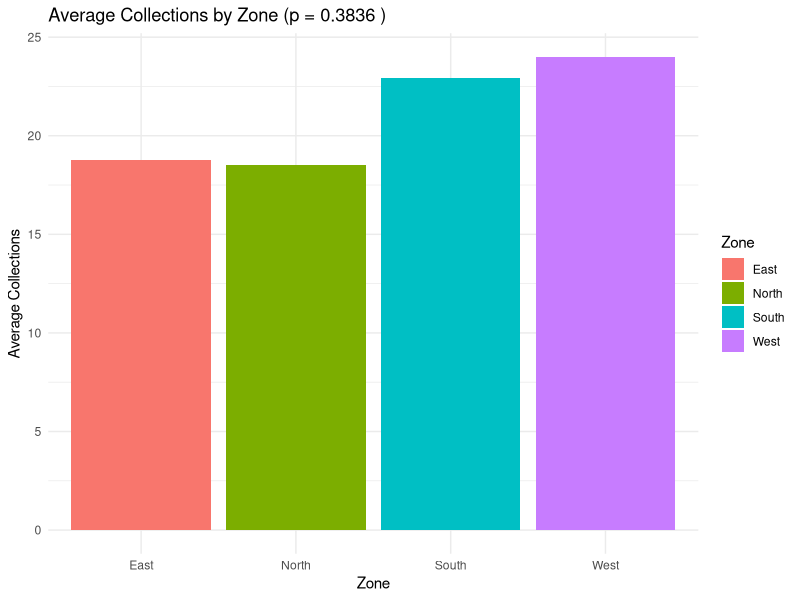
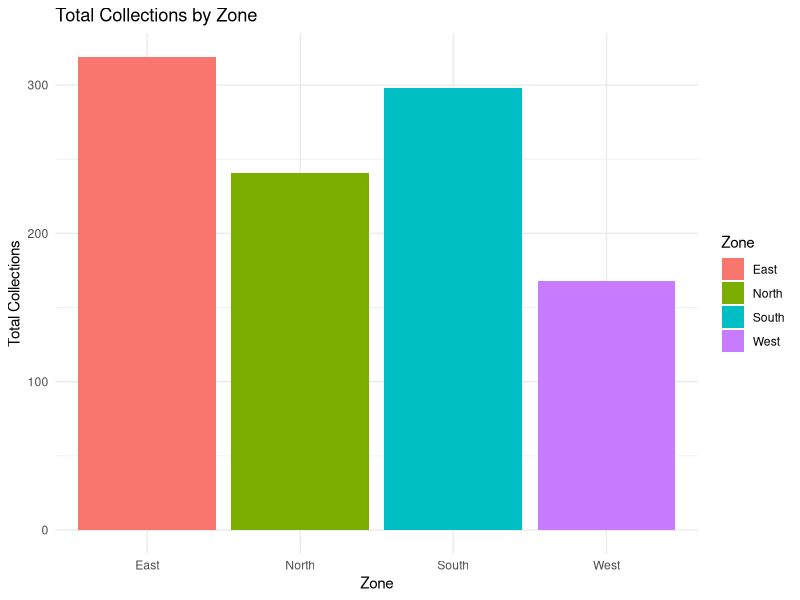
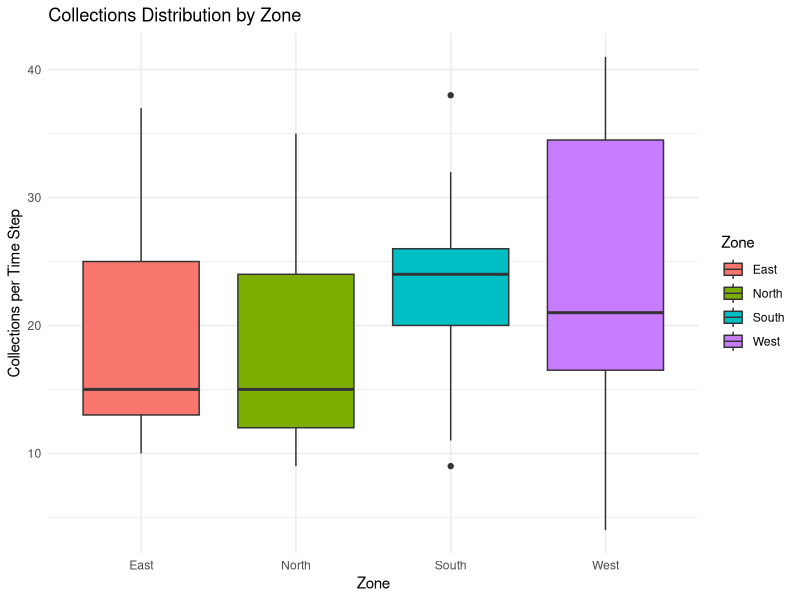

These charts were generated, in order, by the following R code:
# ==============================================
# Module 8: Waste Management Simulation Evaluation
# Statistical Significance Test + Visualization
# ==============================================

# Install necessary packages (run only once)
# install.packages(c("dplyr", "ggplot2"))

library(dplyr)
library(ggplot2)

# -------------------------------
# STEP 1: Load Simulation Data
# -------------------------------
# Replace with your actual simulation CSV files:
# events <- read.csv("simulation_events.csv")
# bins <- read.csv("simulation_bin_log.csv")

# ---- Example dataset (for demonstration) ----
set.seed(123)
zones <- c("North","South","East","West")

# Simulated collections data
events <- data.frame(
  Zone = sample(zones, 50, replace = TRUE),
  Collections = c(
    rpois(15, lambda = 22),  # North - moderately high
    rpois(10, lambda = 15),  # South - medium
    rpois(15, lambda = 30),  # East - highest
    rpois(10, lambda = 12)   # West - lowest
  )
)

# -------------------------------
# STEP 2: ANOVA Statistical Test
# -------------------------------
anova_model <- aov(Collections ~ Zone, data = events)
anova_result <- summary(anova_model)

cat("=== ANOVA Results ===\n")
print(anova_result)

# Extract p-value
p_value <- anova_result[[1]]$`Pr(>F)`[1]
cat("\nP-value for ANOVA:", p_value, "\n")

# Interpretation
if (p_value < 0.05) {
  cat("Result: Statistically significant difference between zones (p < 0.05)\n\n")
} else {
  cat("Result: No statistically significant difference between zones (p >= 0.05)\n\n")
}

# -------------------------------
# STEP 3: Tukey Post-Hoc Test (Optional)
# -------------------------------
if (p_value < 0.05) {
  tukey_result <- TukeyHSD(anova_model)
  cat("=== Tukey Post-Hoc Test ===\n")
  print(tukey_result)
}

# -------------------------------
# STEP 4: Summary Statistics
# -------------------------------
cat("=== Summary Statistics ===\n")

# Average and total collections per zone
summary_stats <- events %>%
  group_by(Zone) %>%
  summarise(
    Total_Collections = sum(Collections),
    Average_Collections = mean(Collections),
    .groups = "drop"
  )

print(summary_stats)

# Identify zone with max collections
max_zone <- summary_stats %>% filter(Total_Collections == max(Total_Collections))
cat("\nZone with highest total collections:\n")
print(max_zone)

# -------------------------------
# STEP 5: Visualization - Bar Charts
# -------------------------------

# 1) Average Collections by Zone
ggplot(summary_stats, aes(x = Zone, y = Average_Collections, fill = Zone)) +
  geom_bar(stat = "identity") +
  labs(title = paste("Average Collections by Zone (p =", round(p_value, 4), ")"),
       x = "Zone", y = "Average Collections") +
  theme_minimal()

# 2) Total Collections by Zone
ggplot(summary_stats, aes(x = Zone, y = Total_Collections, fill = Zone)) +
  geom_bar(stat = "identity") +
  labs(title = "Total Collections by Zone",
       x = "Zone", y = "Total Collections") +
  theme_minimal()

# 3) Collections Distribution (Boxplot)
ggplot(events, aes(x = Zone, y = Collections, fill = Zone)) +
  geom_boxplot() +
  labs(title = "Collections Distribution by Zone",
       x = "Zone", y = "Collections per Time Step") +
  theme_minimal()

# -------------------------------
# STEP 6: Export Results (Optional)
# -------------------------------
write.csv(summary_stats, "Zone_Collection_Summary.csv", row.names = FALSE)
cat("\nSummary data saved to 'Zone_Collection_Summary.csv'\n")

# -------------------------------
# Final Notes
# -------------------------------
cat("\n--- Evaluation Complete ---\n")
if (p_value < 0.05) {
  cat("The differences between zones are statistically significant.\n")
} else {
  cat("No significant differences detected between zones.\n")
}
